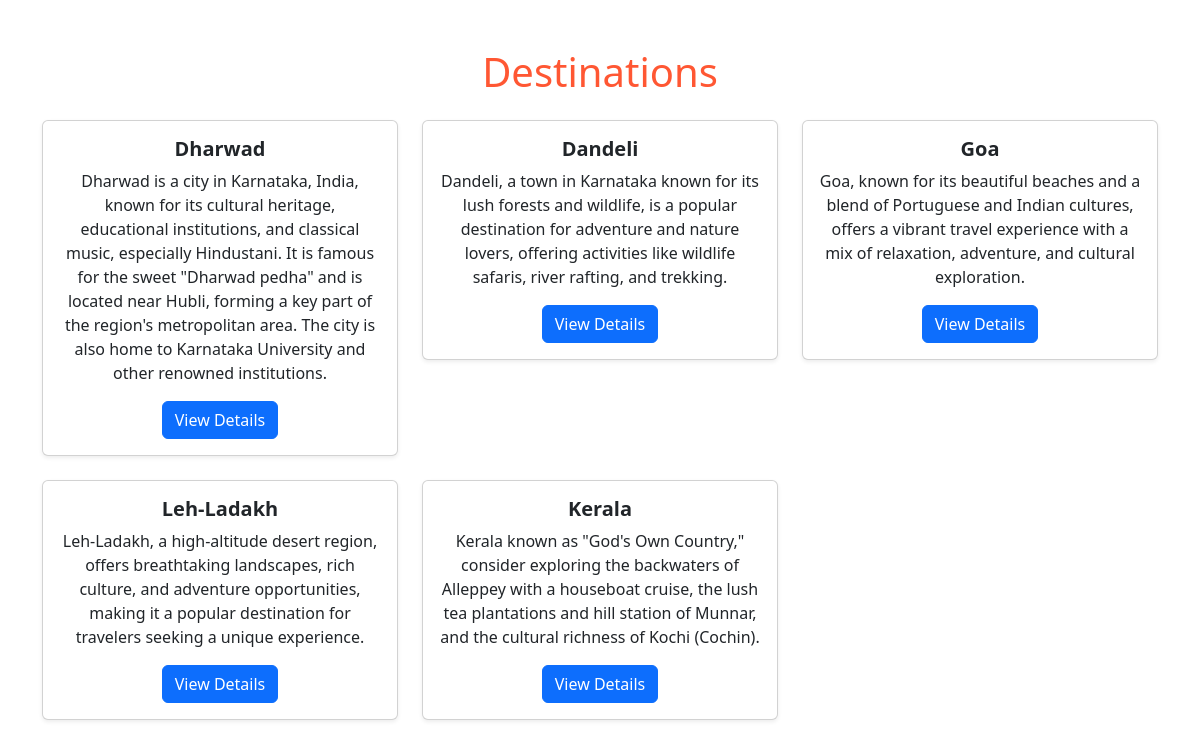
The page / on the database its author committed.
### travel/models.py (models this page shows, shortened)
class Destination(models.Model):
    name = models.CharField(max_length=200)
    description = models.TextField()
    image = models.ImageField(upload_to='destination_images/')
    price_per_person = models.DecimalField(max_digits=10, decimal_places=2)

### travel/views.py (the view)
# urls.py: path('', views.destination_list, name='destination_list'),
def destination_list(request):
    destinations = Destination.objects.all()
    return render(request, 'travel/destination_list.html', {'destinations': destinations})

### travel/templates/travel/destination_list.html (shortened to what this page needs)
<!DOCTYPE html>
<html lang="en">
<head>
    <link href="https://cdn.jsdelivr.net/npm/bootstrap@5.3.0/dist/css/bootstrap.min.css" rel="stylesheet">
</head>
<body>
    <div class="container mt-5">
        <h1 class="text-center mb-4" style="color: #ff5733;">Destinations</h1>
        <div class="row">
            {% for destination in destinations %}
            <div class="col-md-4">
                <div class="card mb-4 shadow-sm">
                    <div class="card-body text-center">
                        <h5 class="card-title">
                            <a href="{% url 'tour_package_detail' destination.id %}" class="text-decoration-none text-dark fw-bold">{{ destination.name }}</a>
                        </h5>
                        <p class="card-text">{{ destination.description }}</p>
                        <a href="{% url 'tour_package_detail' destination.id %}" class="btn btn-primary">View Details</a>
                    </div>
                </div>
            </div>
            {% endfor %}
        </div>
    </div>
</body>
</html>

### travel/templates/travel/destination_list.html (style rules this page uses)
body { background: url('https://truthoftraveling.com/wp-content/uploads/2020/04/D5D59437-CCB6-497B-878A-218040433429.jpeg') no-repeat center center fixed; background-size: cover; }

### rows shown on the page
Destination: name "Dharwad", description "Dharwad is a city in Karnataka, India, known for its cultural heritage, educational institutions, and classical music, especially Hindustani. It is famous for the sweet \"Dharwad pedha\" and is located near Hubli, forming a key part of the region's metropolitan area. The city is also home to Karnataka University and other renowned institutions."
Destination: name "Dandeli", description "Dandeli, a town in Karnataka known for its lush forests and wildlife, is a popular destination for adventure and nature lovers, offering activities like wildlife safaris, river rafting, and trekking."
Destination: name "Goa", description "Goa, known for its beautiful beaches and a blend of Portuguese and Indian cultures, offers a vibrant travel experience with a mix of relaxation, adventure, and cultural exploration."
Destination: name "Leh-Ladakh", description "Leh-Ladakh, a high-altitude desert region, offers breathtaking landscapes, rich culture, and adventure opportunities, making it a popular destination for travelers seeking a unique experience."
Destination: name "Kerala", description "Kerala known as \"God's Own Country,\" consider exploring the backwaters of Alleppey with a houseboat cruise, the lush tea plantations and hill station of Munnar, and the cultural richness of Kochi (Cochin)."
